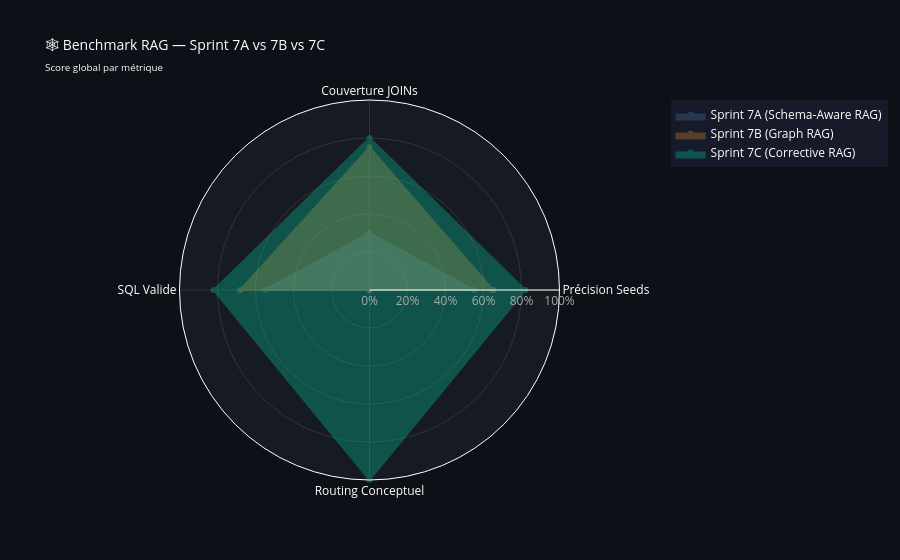

The code cell stored with this chart in its notebook:
### Code cell
# ── Radar Chart — Benchmark 7A vs 7B vs 7C ──────────────────────────────
metrics_keys = ['seed_precision', 'join_coverage', 'sql_valid_rate', 
                'conceptual_routed']
# col_error_rate inversé pour le radar (moins = mieux)
metrics_labels_radar = [
    'Précision Seeds', 'Couverture JOINs',
    'SQL Valide', 'Routing Conceptuel'
]

fig = go.Figure()

for sprint, data in BENCHMARK_DATA.items():
    values = [data[k] for k in metrics_keys]
    values.append(values[0])  # fermer le radar
    labels = metrics_labels_radar + [metrics_labels_radar[0]]
    
    sprint_clean = sprint.replace('\n', ' ')
    fig.add_trace(go.Scatterpolar(
        r=values,
        theta=labels,
        fill='toself',
        name=sprint_clean,
        line_color=data['color'],
        fillcolor=data['color'],
        opacity=0.3,
    ))

fig.update_layout(
    polar=dict(
        radialaxis=dict(visible=True, range=[0, 1], tickformat='.0%', 
                        color='#aaa', gridcolor='#333'),
        angularaxis=dict(color='white', gridcolor='#333'),
        bgcolor='#161b22',
    ),
    paper_bgcolor='#0d1117',
    plot_bgcolor='#0d1117',
    title=dict(
        text='🕸️ Benchmark RAG — Sprint 7A vs 7B vs 7C<br><sub>Score global par métrique</sub>',
        font=dict(color='white', size=14)
    ),
    legend=dict(bgcolor='rgba(26,31,46,0.8)', font=dict(color='white')),
    height=500,
    font=dict(color='white'),
)
fig.show()
print('✅ Radar chart affiché')

### Figure 1 — Plotly figure (JSON) as saved in the notebook; plotly's stock layout.template omitted (floating-point values rounded to 4 significant figures)
{"data": [{"fill": "toself", "fillcolor": "#4e79a7", "line": {"color": "#4e79a7"}, "name": "Sprint 7A (Schema-Aware RAG)", "opacity": 0.3, "r": [0.55, 0.3, 0.55, 0, 0.55], "theta": ["Précision Seeds", "Couverture JOINs", "SQL Valide", "Routing Conceptuel", "Précision Seeds"], "type": "scatterpolar"}, {"fill": "toself", "fillcolor": "#f28e2b", "line": {"color": "#f28e2b"}, "name": "Sprint 7B (Graph RAG)", "opacity": 0.3, "r": [0.65, 0.75, 0.68, 0, 0.65], "theta": ["Précision Seeds", "Couverture JOINs", "SQL Valide", "Routing Conceptuel", "Précision Seeds"], "type": "scatterpolar"}, {"fill": "toself", "fillcolor": "#00d4aa", "line": {"color": "#00d4aa"}, "name": "Sprint 7C (Corrective RAG)", "opacity": 0.3, "r": [0.82, 0.8, 0.82, 1, 0.82], "theta": ["Précision Seeds", "Couverture JOINs", "SQL Valide", "Routing Conceptuel", "Précision Seeds"], "type": "scatterpolar"}], "layout": {"autosize": true, "font": {"color": "white"}, "legend": {"bgcolor": "rgba(26,31,46,0.8)", "font": {"color": "white"}}, "paper_bgcolor": "#0d1117", "plot_bgcolor": "#0d1117", "polar": {"angularaxis": {"color": "white", "gridcolor": "#333", "type": "category"}, "bgcolor": "#161b22", "radialaxis": {"autorange": false, "color": "#aaa", "gridcolor": "#333", "range": [0, 1], "tickformat": ".0%", "type": "linear", "visible": true}}, "title": {"font": {"color": "white", "size": 14}, "text": "🕸️ Benchmark RAG — Sprint 7A vs 7B vs 7C<br><sub>Score global par métrique</sub>"}}}
